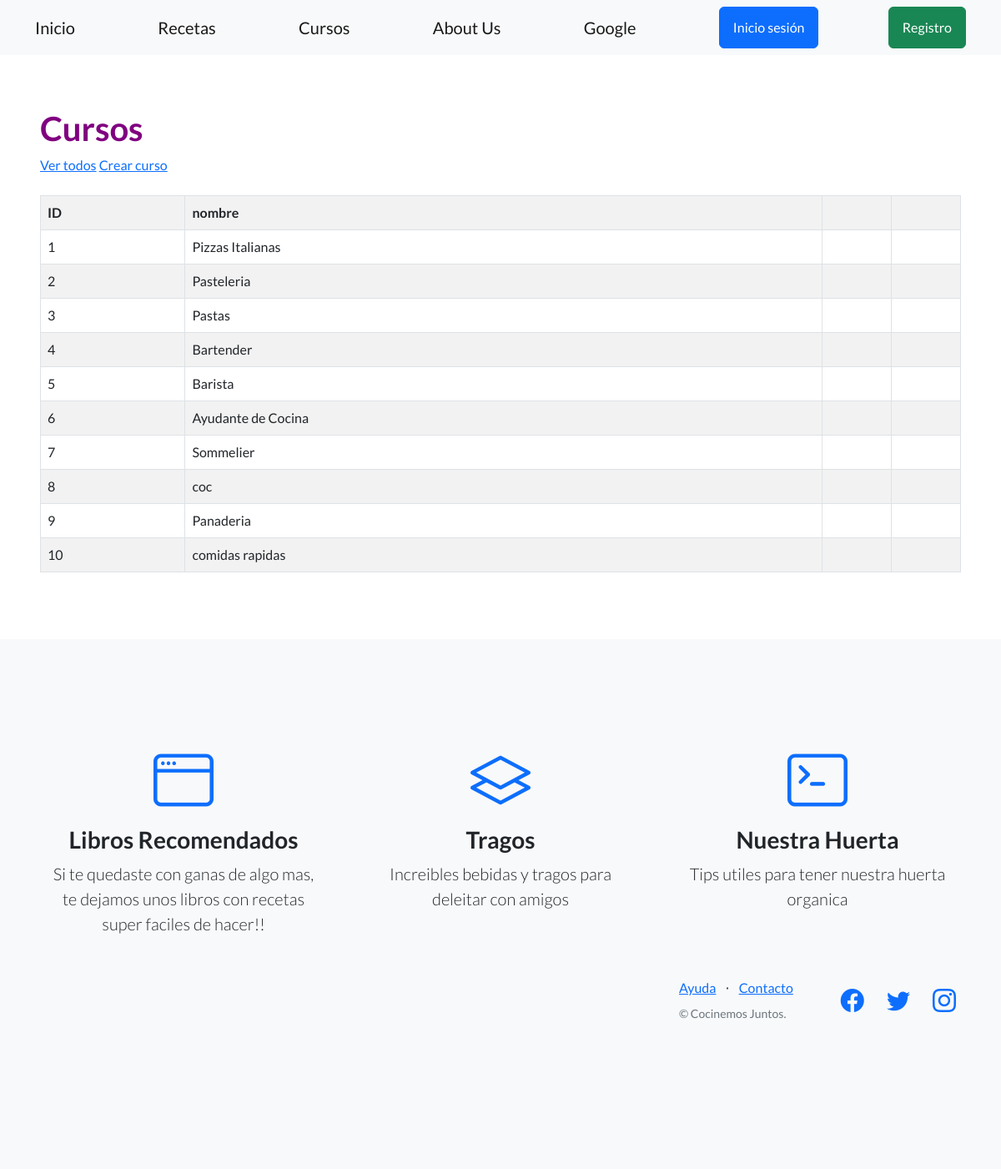
/comidas/cursos/, run on the app's committed database.
### recetas/models.py (models this page shows, shortened)
class Curso(models.Model):
   nombre = models.CharField(max_length=64)
   creador = models.ForeignKey(User, on_delete=models.SET_NULL, null=True)

### recetas/views.py (the view)
# urls.py: path('cursos/', listar_cursos, name="lista_cursos"),
def listar_cursos (request):
    contexto= {
    "cursos":Curso.objects.all(),
    }
    http_response= render (
        request=request,
        template_name= 'recetas/lista_cursos.html',
        context=contexto,
    )
    return http_response

### recetas/templates/recetas/lista_cursos.html (shortened to what this page needs)
{% extends "base.html" %}
{% block contenido %}
<h1 style="color:purple;">
  Cursos
</h1>
<a href="{% url 'lista_cursos' %}">Ver todos</a>
<a href="{% url 'crear_curso' %}">Crear curso</a>
<br><br>
<table class="table table-striped table-bordered">
  <thead>
  <tbody>
    <tr>
      <th>ID</th>
      <th>nombre</th>
      <th></th>
      <th></th>
</tr>
    {% for cursos in cursos%}
    <tr>
      <td>{{ cursos.id }}</td>
      <td>{{ cursos.nombre }}</td>
      <td>
       </td>
      <td>
      </td>
    </tr>
    {% endfor %}
  </tbody>
</table>
{% endblock contenido %}

### data on the page
Curso: id "1", nombre "Pizzas Italianas"
Curso: id "2", nombre "Pasteleria"
Curso: id "3", nombre "Pastas"
Curso: id "4", nombre "Bartender"
Curso: id "5", nombre "Barista"
Curso: id "6", nombre "Ayudante de Cocina"
Curso: id "7", nombre "Sommelier"
Curso: id "8", nombre "coc"
Curso: id "9", nombre "Panaderia"
Curso: id "10", nombre "comidas rapidas"
